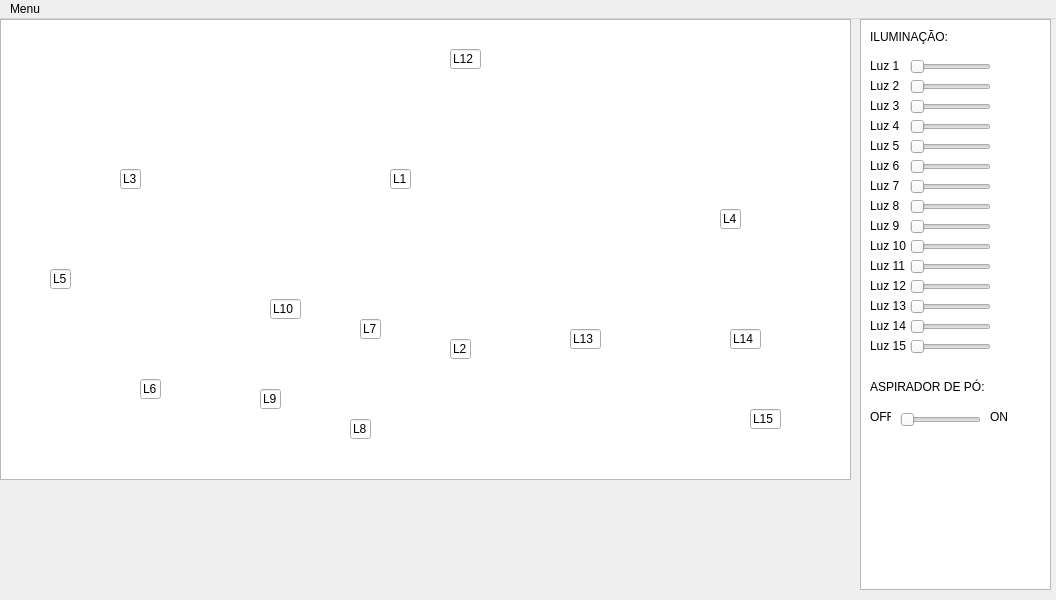
<?xml version="1.0" encoding="UTF-8"?>
<ui version="4.0">
 <class>MainWindow</class>
 <widget class="QMainWindow" name="MainWindow">
  <property name="geometry">
   <rect>
    <x>0</x>
    <y>0</y>
    <width>1056</width>
    <height>600</height>
   </rect>
  </property>
  <property name="windowTitle">
   <string>MainWindow</string>
  </property>
  <property name="toolTip">
   <string>&lt;html&gt;&lt;head/&gt;&lt;body&gt;&lt;p&gt;&lt;img src=&quot;:/new/prefix1/imagem&quot;/&gt;&lt;/p&gt;&lt;/body&gt;&lt;/html&gt;</string>
  </property>
  <widget class="QWidget" name="centralwidget">
   <property name="toolTip">
    <string>&lt;html&gt;&lt;head/&gt;&lt;body&gt;&lt;p&gt;&lt;img src=&quot;:/new/prefix1/imagem&quot;/&gt;&lt;/p&gt;&lt;/body&gt;&lt;/html&gt;</string>
   </property>
   <widget class="QTextBrowser" name="textBrowser">
    <property name="geometry">
     <rect>
      <x>0</x>
      <y>0</y>
      <width>851</width>
      <height>461</height>
     </rect>
    </property>
    <property name="html">
     <string>&lt;!DOCTYPE HTML PUBLIC &quot;-//W3C//DTD HTML 4.0//EN&quot; &quot;http://www.w3.org/TR/REC-html40/strict.dtd&quot;&gt;
&lt;html&gt;&lt;head&gt;&lt;meta name=&quot;qrichtext&quot; content=&quot;1&quot; /&gt;&lt;style type=&quot;text/css&quot;&gt;
p, li { white-space: pre-wrap; }
&lt;/style&gt;&lt;/head&gt;&lt;body style=&quot; font-family:'MS Shell Dlg 2'; font-size:8.25pt; font-weight:400; font-style:normal;&quot;&gt;
&lt;p style=&quot; margin-top:0px; margin-bottom:0px; margin-left:0px; margin-right:0px; -qt-block-indent:0; text-indent:0px;&quot;&gt;&lt;img src=&quot;:/new/prefix1/imagem&quot; /&gt;&lt;/p&gt;&lt;/body&gt;&lt;/html&gt;</string>
    </property>
   </widget>
   <widget class="QColumnView" name="columnView">
    <property name="geometry">
     <rect>
      <x>860</x>
      <y>0</y>
      <width>191</width>
      <height>571</height>
     </rect>
    </property>
    <property name="toolTip">
     <string>&lt;html&gt;&lt;head/&gt;&lt;body&gt;&lt;p&gt;&lt;br/&gt;&lt;/p&gt;&lt;/body&gt;&lt;/html&gt;</string>
    </property>
   </widget>
   <widget class="QLabel" name="label">
    <property name="geometry">
     <rect>
      <x>870</x>
      <y>10</y>
      <width>91</width>
      <height>16</height>
     </rect>
    </property>
    <property name="text">
     <string>ILUMINAÇÃO:</string>
    </property>
   </widget>
   <widget class="QLabel" name="label_2">
    <property name="geometry">
     <rect>
      <x>870</x>
      <y>40</y>
      <width>47</width>
      <height>13</height>
     </rect>
    </property>
    <property name="text">
     <string>Luz 1</string>
    </property>
   </widget>
   <widget class="QLineEdit" name="lineEdit">
    <property name="geometry">
     <rect>
      <x>390</x>
      <y>150</y>
      <width>21</width>
      <height>20</height>
     </rect>
    </property>
    <property name="text">
     <string>L1</string>
    </property>
   </widget>
   <widget class="QLineEdit" name="lineEdit_2">
    <property name="geometry">
     <rect>
      <x>450</x>
      <y>320</y>
      <width>21</width>
      <height>20</height>
     </rect>
    </property>
    <property name="toolTip">
     <string>&lt;html&gt;&lt;head/&gt;&lt;body&gt;&lt;p align=&quot;center&quot;&gt;&lt;br/&gt;&lt;/p&gt;&lt;/body&gt;&lt;/html&gt;</string>
    </property>
    <property name="text">
     <string>L2</string>
    </property>
   </widget>
   <widget class="QLineEdit" name="lineEdit_3">
    <property name="geometry">
     <rect>
      <x>120</x>
      <y>150</y>
      <width>21</width>
      <height>20</height>
     </rect>
    </property>
    <property name="text">
     <string>L3</string>
    </property>
   </widget>
   <widget class="QLineEdit" name="lineEdit_4">
    <property name="geometry">
     <rect>
      <x>720</x>
      <y>190</y>
      <width>21</width>
      <height>20</height>
     </rect>
    </property>
    <property name="text">
     <string>L4</string>
    </property>
   </widget>
   <widget class="QLineEdit" name="lineEdit_5">
    <property name="geometry">
     <rect>
      <x>50</x>
      <y>250</y>
      <width>21</width>
      <height>20</height>
     </rect>
    </property>
    <property name="text">
     <string>L5</string>
    </property>
   </widget>
   <widget class="QLineEdit" name="lineEdit_6">
    <property name="geometry">
     <rect>
      <x>140</x>
      <y>360</y>
      <width>21</width>
      <height>20</height>
     </rect>
    </property>
    <property name="text">
     <string>L6</string>
    </property>
   </widget>
   <widget class="QLineEdit" name="lineEdit_7">
    <property name="geometry">
     <rect>
      <x>360</x>
      <y>300</y>
      <width>21</width>
      <height>20</height>
     </rect>
    </property>
    <property name="text">
     <string>L7</string>
    </property>
   </widget>
   <widget class="QLineEdit" name="lineEdit_8">
    <property name="geometry">
     <rect>
      <x>350</x>
      <y>400</y>
      <width>21</width>
      <height>20</height>
     </rect>
    </property>
    <property name="text">
     <string>L8</string>
    </property>
   </widget>
   <widget class="QLineEdit" name="lineEdit_9">
    <property name="geometry">
     <rect>
      <x>260</x>
      <y>370</y>
      <width>21</width>
      <height>20</height>
     </rect>
    </property>
    <property name="text">
     <string>L9</string>
    </property>
   </widget>
   <widget class="QLineEdit" name="lineEdit_10">
    <property name="geometry">
     <rect>
      <x>270</x>
      <y>280</y>
      <width>31</width>
      <height>20</height>
     </rect>
    </property>
    <property name="text">
     <string>L10</string>
    </property>
   </widget>
   <widget class="QLineEdit" name="lineEdit_11">
    <property name="geometry">
     <rect>
      <x>450</x>
      <y>30</y>
      <width>31</width>
      <height>20</height>
     </rect>
    </property>
    <property name="text">
     <string>L12</string>
    </property>
   </widget>
   <widget class="QLineEdit" name="lineEdit_12">
    <property name="geometry">
     <rect>
      <x>570</x>
      <y>310</y>
      <width>31</width>
      <height>20</height>
     </rect>
    </property>
    <property name="text">
     <string>L13</string>
    </property>
   </widget>
   <widget class="QLineEdit" name="lineEdit_14">
    <property name="geometry">
     <rect>
      <x>730</x>
      <y>310</y>
      <width>31</width>
      <height>20</height>
     </rect>
    </property>
    <property name="text">
     <string>L14</string>
    </property>
   </widget>
   <widget class="QLineEdit" name="lineEdit_15">
    <property name="geometry">
     <rect>
      <x>750</x>
      <y>390</y>
      <width>31</width>
      <height>20</height>
     </rect>
    </property>
    <property name="text">
     <string>L15</string>
    </property>
   </widget>
   <widget class="QLabel" name="label_3">
    <property name="geometry">
     <rect>
      <x>870</x>
      <y>60</y>
      <width>47</width>
      <height>13</height>
     </rect>
    </property>
    <property name="text">
     <string>Luz 2</string>
    </property>
   </widget>
   <widget class="QLabel" name="label_4">
    <property name="geometry">
     <rect>
      <x>870</x>
      <y>80</y>
      <width>47</width>
      <height>13</height>
     </rect>
    </property>
    <property name="text">
     <string>Luz 3</string>
    </property>
   </widget>
   <widget class="QLabel" name="label_5">
    <property name="geometry">
     <rect>
      <x>870</x>
      <y>100</y>
      <width>47</width>
      <height>13</height>
     </rect>
    </property>
    <property name="text">
     <string>Luz 4</string>
    </property>
   </widget>
   <widget class="QLabel" name="label_6">
    <property name="geometry">
     <rect>
      <x>870</x>
      <y>120</y>
      <width>47</width>
      <height>13</height>
     </rect>
    </property>
    <property name="text">
     <string>Luz 5</string>
    </property>
   </widget>
   <widget class="QLabel" name="label_7">
    <property name="geometry">
     <rect>
      <x>870</x>
      <y>140</y>
      <width>47</width>
      <height>13</height>
     </rect>
    </property>
    <property name="text">
     <string>Luz 6</string>
    </property>
   </widget>
   <widget class="QLabel" name="label_8">
    <property name="geometry">
     <rect>
      <x>870</x>
      <y>160</y>
      <width>47</width>
      <height>13</height>
     </rect>
    </property>
    <property name="text">
     <string>Luz 7</string>
    </property>
   </widget>
   <widget class="QLabel" name="label_9">
    <property name="geometry">
     <rect>
      <x>870</x>
      <y>180</y>
      <width>47</width>
      <height>13</height>
     </rect>
    </property>
    <property name="text">
     <string>Luz 8</string>
    </property>
   </widget>
   <widget class="QLabel" name="label_10">
    <property name="geometry">
     <rect>
      <x>870</x>
      <y>200</y>
      <width>47</width>
      <height>13</height>
     </rect>
    </property>
    <property name="text">
     <string>Luz 9</string>
    </property>
   </widget>
   <widget class="QLabel" name="label_11">
    <property name="geometry">
     <rect>
      <x>870</x>
      <y>220</y>
      <width>47</width>
      <height>13</height>
     </rect>
    </property>
    <property name="text">
     <string>Luz 10</string>
    </property>
   </widget>
   <widget class="QLabel" name="label_12">
    <property name="geometry">
     <rect>
      <x>870</x>
      <y>240</y>
      <width>47</width>
      <height>13</height>
     </rect>
    </property>
    <property name="text">
     <string>Luz 11</string>
    </property>
   </widget>
   <widget class="QLabel" name="label_13">
    <property name="geometry">
     <rect>
      <x>870</x>
      <y>260</y>
      <width>47</width>
      <height>13</height>
     </rect>
    </property>
    <property name="text">
     <string>Luz 12</string>
    </property>
   </widget>
   <widget class="QLabel" name="label_14">
    <property name="geometry">
     <rect>
      <x>870</x>
      <y>280</y>
      <width>47</width>
      <height>13</height>
     </rect>
    </property>
    <property name="text">
     <string>Luz 13</string>
    </property>
   </widget>
   <widget class="QLabel" name="label_15">
    <property name="geometry">
     <rect>
      <x>870</x>
      <y>300</y>
      <width>47</width>
      <height>13</height>
     </rect>
    </property>
    <property name="text">
     <string>Luz 14</string>
    </property>
   </widget>
   <widget class="QLabel" name="label_16">
    <property name="geometry">
     <rect>
      <x>870</x>
      <y>320</y>
      <width>47</width>
      <height>13</height>
     </rect>
    </property>
    <property name="text">
     <string>Luz 15</string>
    </property>
   </widget>
   <widget class="QSlider" name="horizontalSlider">
    <property name="geometry">
     <rect>
      <x>910</x>
      <y>40</y>
      <width>81</width>
      <height>16</height>
     </rect>
    </property>
    <property name="orientation">
     <enum>Qt::Horizontal</enum>
    </property>
   </widget>
   <widget class="QSlider" name="horizontalSlider_2">
    <property name="geometry">
     <rect>
      <x>910</x>
      <y>60</y>
      <width>81</width>
      <height>16</height>
     </rect>
    </property>
    <property name="orientation">
     <enum>Qt::Horizontal</enum>
    </property>
   </widget>
   <widget class="QSlider" name="horizontalSlider_3">
    <property name="geometry">
     <rect>
      <x>910</x>
      <y>80</y>
      <width>81</width>
      <height>16</height>
     </rect>
    </property>
    <property name="orientation">
     <enum>Qt::Horizontal</enum>
    </property>
   </widget>
   <widget class="QSlider" name="horizontalSlider_4">
    <property name="geometry">
     <rect>
      <x>910</x>
      <y>100</y>
      <width>81</width>
      <height>16</height>
     </rect>
    </property>
    <property name="orientation">
     <enum>Qt::Horizontal</enum>
    </property>
   </widget>
   <widget class="QSlider" name="horizontalSlider_5">
    <property name="geometry">
     <rect>
      <x>910</x>
      <y>120</y>
      <width>81</width>
      <height>16</height>
     </rect>
    </property>
    <property name="orientation">
     <enum>Qt::Horizontal</enum>
    </property>
   </widget>
   <widget class="QSlider" name="horizontalSlider_6">
    <property name="geometry">
     <rect>
      <x>910</x>
      <y>140</y>
      <width>81</width>
      <height>16</height>
     </rect>
    </property>
    <property name="orientation">
     <enum>Qt::Horizontal</enum>
    </property>
   </widget>
   <widget class="QSlider" name="horizontalSlider_7">
    <property name="geometry">
     <rect>
      <x>910</x>
      <y>160</y>
      <width>81</width>
      <height>16</height>
     </rect>
    </property>
    <property name="orientation">
     <enum>Qt::Horizontal</enum>
    </property>
   </widget>
   <widget class="QSlider" name="horizontalSlider_8">
    <property name="geometry">
     <rect>
      <x>910</x>
      <y>180</y>
      <width>81</width>
      <height>16</height>
     </rect>
    </property>
    <property name="orientation">
     <enum>Qt::Horizontal</enum>
    </property>
   </widget>
   <widget class="QSlider" name="horizontalSlider_9">
    <property name="geometry">
     <rect>
      <x>910</x>
      <y>200</y>
      <width>81</width>
      <height>16</height>
     </rect>
    </property>
    <property name="orientation">
     <enum>Qt::Horizontal</enum>
    </property>
   </widget>
   <widget class="QSlider" name="horizontalSlider_10">
    <property name="geometry">
     <rect>
      <x>910</x>
      <y>220</y>
      <width>81</width>
      <height>16</height>
     </rect>
    </property>
    <property name="orientation">
     <enum>Qt::Horizontal</enum>
    </property>
   </widget>
   <widget class="QSlider" name="horizontalSlider_11">
    <property name="geometry">
     <rect>
      <x>910</x>
      <y>240</y>
      <width>81</width>
      <height>16</height>
     </rect>
    </property>
    <property name="orientation">
     <enum>Qt::Horizontal</enum>
    </property>
   </widget>
   <widget class="QSlider" name="horizontalSlider_12">
    <property name="geometry">
     <rect>
      <x>910</x>
      <y>260</y>
      <width>81</width>
      <height>16</height>
     </rect>
    </property>
    <property name="orientation">
     <enum>Qt::Horizontal</enum>
    </property>
   </widget>
   <widget class="QSlider" name="horizontalSlider_13">
    <property name="geometry">
     <rect>
      <x>910</x>
      <y>280</y>
      <width>81</width>
      <height>16</height>
     </rect>
    </property>
    <property name="orientation">
     <enum>Qt::Horizontal</enum>
    </property>
   </widget>
   <widget class="QSlider" name="horizontalSlider_14">
    <property name="geometry">
     <rect>
      <x>910</x>
      <y>300</y>
      <width>81</width>
      <height>16</height>
     </rect>
    </property>
    <property name="orientation">
     <enum>Qt::Horizontal</enum>
    </property>
   </widget>
   <widget class="QSlider" name="horizontalSlider_15">
    <property name="geometry">
     <rect>
      <x>910</x>
      <y>320</y>
      <width>81</width>
      <height>16</height>
     </rect>
    </property>
    <property name="orientation">
     <enum>Qt::Horizontal</enum>
    </property>
   </widget>
   <widget class="QLabel" name="label_17">
    <property name="geometry">
     <rect>
      <x>870</x>
      <y>360</y>
      <width>121</width>
      <height>16</height>
     </rect>
    </property>
    <property name="text">
     <string>ASPIRADOR DE PÓ:</string>
    </property>
   </widget>
   <widget class="QSlider" name="horizontalSlider_16">
    <property name="geometry">
     <rect>
      <x>900</x>
      <y>390</y>
      <width>81</width>
      <height>21</height>
     </rect>
    </property>
    <property name="orientation">
     <enum>Qt::Horizontal</enum>
    </property>
   </widget>
   <widget class="QLabel" name="label_18">
    <property name="geometry">
     <rect>
      <x>870</x>
      <y>390</y>
      <width>21</width>
      <height>16</height>
     </rect>
    </property>
    <property name="text">
     <string>OFF</string>
    </property>
   </widget>
   <widget class="QLabel" name="label_19">
    <property name="geometry">
     <rect>
      <x>990</x>
      <y>390</y>
      <width>21</width>
      <height>16</height>
     </rect>
    </property>
    <property name="text">
     <string>ON</string>
    </property>
   </widget>
  </widget>
  <widget class="QMenuBar" name="menubar">
   <property name="geometry">
    <rect>
     <x>0</x>
     <y>0</y>
     <width>1056</width>
     <height>21</height>
    </rect>
   </property>
   <widget class="QMenu" name="menuMenu">
    <property name="title">
     <string>Menu</string>
    </property>
    <addaction name="separator"/>
    <addaction name="actionConfigure"/>
    <addaction name="actionEdit"/>
    <addaction name="actionRefresh"/>
    <addaction name="actionQuit"/>
   </widget>
   <addaction name="menuMenu"/>
  </widget>
  <action name="actionConfigure">
   <property name="text">
    <string>Configure</string>
   </property>
  </action>
  <action name="actionEdit">
   <property name="text">
    <string>Edit...</string>
   </property>
  </action>
  <action name="actionRefresh">
   <property name="text">
    <string>Refresh</string>
   </property>
  </action>
  <action name="actionQuit">
   <property name="text">
    <string>Quit</string>
   </property>
  </action>
 </widget>
 <resources/>
 <connections/>
</ui>
